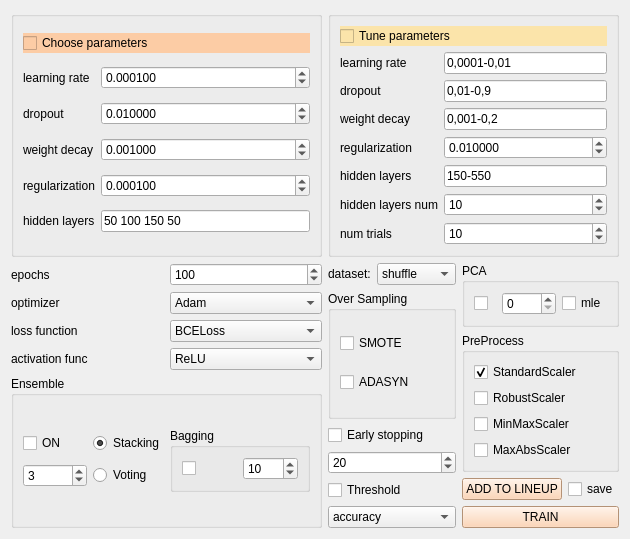
<?xml version="1.0" encoding="UTF-8"?>
<ui version="4.0">
 <class>TorchClassifierForm</class>
 <widget class="QWidget" name="TorchClassifierForm">
  <property name="geometry">
   <rect>
    <x>0</x>
    <y>0</y>
    <width>630</width>
    <height>502</height>
   </rect>
  </property>
  <property name="windowTitle">
   <string>TorchNNClassifier</string>
  </property>
  <property name="styleSheet">
   <string notr="true"/>
  </property>
  <layout class="QGridLayout" name="gridLayout_8">
   <item row="0" column="0">
    <widget class="QGroupBox" name="groupBox">
     <property name="title">
      <string/>
     </property>
     <layout class="QGridLayout" name="gridLayout">
      <item row="0" column="0" colspan="2">
       <widget class="QCheckBox" name="checkBox_choose_param">
        <property name="styleSheet">
         <string notr="true">background-color: rgb(252, 204, 165);</string>
        </property>
        <property name="text">
         <string>Choose parameters</string>
        </property>
       </widget>
      </item>
      <item row="1" column="0">
       <widget class="QLabel" name="label">
        <property name="toolTip">
         <string>Этот параметр контролирует размер шага, с которым обновляются веса модели во время обучения. Более высокая скорость обучения может привести к более быстрой сходимости, но также может вызвать перепрыгивание через оптимальное решение.</string>
        </property>
        <property name="text">
         <string>learning rate</string>
        </property>
       </widget>
      </item>
      <item row="1" column="1">
       <widget class="QDoubleSpinBox" name="doubleSpinBox_choose_lr">
        <property name="toolTip">
         <string>Этот параметр контролирует размер шага, с которым обновляются веса модели во время обучения. Более высокая скорость обучения может привести к более быстрой сходимости, но также может вызвать перепрыгивание через оптимальное решение.</string>
        </property>
        <property name="decimals">
         <number>6</number>
        </property>
        <property name="singleStep">
         <double>0.010000000000000</double>
        </property>
        <property name="value">
         <double>0.000100000000000</double>
        </property>
       </widget>
      </item>
      <item row="2" column="0">
       <widget class="QLabel" name="label_2">
        <property name="toolTip">
         <string>Это техника регуляризации, используемая для предотвращения переобучения. Она случайным образом отключает (обнуляет) определенный процент входных данных слоя во время обучения, делая модель более устойчивой.</string>
        </property>
        <property name="text">
         <string>dropout</string>
        </property>
       </widget>
      </item>
      <item row="2" column="1">
       <widget class="QDoubleSpinBox" name="doubleSpinBox_choose_dropout">
        <property name="toolTip">
         <string>Это техника регуляризации, используемая для предотвращения переобучения. Она случайным образом отключает (обнуляет) определенный процент входных данных слоя во время обучения, делая модель более устойчивой.</string>
        </property>
        <property name="decimals">
         <number>6</number>
        </property>
        <property name="singleStep">
         <double>0.010000000000000</double>
        </property>
        <property name="value">
         <double>0.010000000000000</double>
        </property>
       </widget>
      </item>
      <item row="3" column="0">
       <widget class="QLabel" name="label_3">
        <property name="toolTip">
         <string>&lt;html&gt;&lt;head/&gt;&lt;body&gt;&lt;p&gt;L2-регуляризация - добавляет штраф к функции потерь, побуждая модель изучать более мелкие веса и снижая риск переобучения.&lt;/p&gt;&lt;/body&gt;&lt;/html&gt;</string>
        </property>
        <property name="text">
         <string>weight decay</string>
        </property>
       </widget>
      </item>
      <item row="3" column="1">
       <widget class="QDoubleSpinBox" name="doubleSpinBox_choose_decay">
        <property name="toolTip">
         <string>&lt;html&gt;&lt;head/&gt;&lt;body&gt;&lt;p&gt;L2-регуляризация, это добавляет штраф к функции потерь, побуждая модель изучать более мелкие веса и снижая риск &lt;/p&gt;&lt;/body&gt;&lt;/html&gt;</string>
        </property>
        <property name="decimals">
         <number>6</number>
        </property>
        <property name="singleStep">
         <double>0.010000000000000</double>
        </property>
        <property name="value">
         <double>0.001000000000000</double>
        </property>
       </widget>
      </item>
      <item row="4" column="0">
       <widget class="QLabel" name="label_4">
        <property name="toolTip">
         <string>Этот гиперпараметр контролирует силу регуляризации, применяемой к весам модели, помогая предотвратить переобучение.</string>
        </property>
        <property name="text">
         <string>regularization</string>
        </property>
       </widget>
      </item>
      <item row="4" column="1">
       <widget class="QDoubleSpinBox" name="doubleSpinBox_choose_reagular">
        <property name="toolTip">
         <string>Этот гиперпараметр контролирует силу регуляризации, применяемой к весам модели, помогая предотвратить переобучение.</string>
        </property>
        <property name="decimals">
         <number>6</number>
        </property>
        <property name="singleStep">
         <double>0.010000000000000</double>
        </property>
        <property name="value">
         <double>0.000100000000000</double>
        </property>
       </widget>
      </item>
      <item row="5" column="0">
       <widget class="QLabel" name="label_5">
        <property name="toolTip">
         <string>количество и размер скрытых слоев в нейронной сети.</string>
        </property>
        <property name="text">
         <string extracomment="50 100 50">hidden layers</string>
        </property>
       </widget>
      </item>
      <item row="5" column="1">
       <widget class="QLineEdit" name="lineEdit_choose_layers">
        <property name="toolTip">
         <string>количество и размер скрытых слоев в нейронной сети.</string>
        </property>
        <property name="text">
         <string>50 100 150 50</string>
        </property>
       </widget>
      </item>
     </layout>
    </widget>
   </item>
   <item row="0" column="1" colspan="2">
    <widget class="QGroupBox" name="groupBox_2">
     <property name="title">
      <string/>
     </property>
     <layout class="QGridLayout" name="gridLayout_2">
      <item row="0" column="0" colspan="2">
       <widget class="QCheckBox" name="checkBox_tune_param">
        <property name="styleSheet">
         <string notr="true">background-color: rgb(251, 228, 170);</string>
        </property>
        <property name="text">
         <string>Tune parameters</string>
        </property>
       </widget>
      </item>
      <item row="1" column="0">
       <widget class="QLabel" name="label_7">
        <property name="toolTip">
         <string extracomment="0,001-0,1">Этот параметр контролирует размер шага, с которым обновляются веса модели во время обучения. Более высокая скорость обучения может привести к более быстрой сходимости, но также может вызвать перепрыгивание через оптимальное решение.</string>
        </property>
        <property name="text">
         <string extracomment="0.1-0.0001">learning rate</string>
        </property>
       </widget>
      </item>
      <item row="1" column="1">
       <widget class="QLineEdit" name="lineEdit_tune_lr">
        <property name="toolTip">
         <string>Этот параметр контролирует размер шага, с которым обновляются веса модели во время обучения. Более высокая скорость обучения может привести к более быстрой сходимости, но также может вызвать перепрыгивание через оптимальное решение.</string>
        </property>
        <property name="text">
         <string>0,0001-0,01</string>
        </property>
       </widget>
      </item>
      <item row="2" column="0">
       <widget class="QLabel" name="label_8">
        <property name="toolTip">
         <string>Это техника регуляризации, используемая для предотвращения переобучения. Она случайным образом отключает (обнуляет) определенный процент входных данных слоя во время обучения, делая модель более устойчивой.</string>
        </property>
        <property name="text">
         <string extracomment="0.1-0.0001">dropout</string>
        </property>
       </widget>
      </item>
      <item row="2" column="1">
       <widget class="QLineEdit" name="lineEdit_tune_dropout">
        <property name="toolTip">
         <string>Это техника регуляризации, используемая для предотвращения переобучения. Она случайным образом отключает (обнуляет) определенный процент входных данных слоя во время обучения, делая модель более устойчивой.</string>
        </property>
        <property name="text">
         <string>0,01-0,9</string>
        </property>
       </widget>
      </item>
      <item row="3" column="0">
       <widget class="QLabel" name="label_6">
        <property name="toolTip">
         <string>&lt;html&gt;&lt;head/&gt;&lt;body&gt;&lt;p&gt;L2-регуляризация - добавляет штраф к функции потерь, побуждая модель изучать более мелкие веса и снижая риск переобучения.&lt;/p&gt;&lt;/body&gt;&lt;/html&gt;</string>
        </property>
        <property name="text">
         <string extracomment="0.1-0.0001">weight decay</string>
        </property>
       </widget>
      </item>
      <item row="3" column="1">
       <widget class="QLineEdit" name="lineEdit_tune_decay">
        <property name="toolTip">
         <string>&lt;html&gt;&lt;head/&gt;&lt;body&gt;&lt;p&gt;L2-регуляризация - добавляет штраф к функции потерь, побуждая модель изучать более мелкие веса и снижая риск переобучения.&lt;/p&gt;&lt;/body&gt;&lt;/html&gt;</string>
        </property>
        <property name="text">
         <string>0,001-0,2</string>
        </property>
       </widget>
      </item>
      <item row="4" column="0">
       <widget class="QLabel" name="label_9">
        <property name="toolTip">
         <string>Этот гиперпараметр контролирует силу регуляризации, применяемой к весам модели, помогая предотвратить переобучение.</string>
        </property>
        <property name="text">
         <string>regularization</string>
        </property>
       </widget>
      </item>
      <item row="4" column="1">
       <widget class="QDoubleSpinBox" name="doubleSpinBox_tune_regular">
        <property name="toolTip">
         <string>Этот гиперпараметр контролирует силу регуляризации, применяемой к весам модели, помогая предотвратить переобучение.</string>
        </property>
        <property name="decimals">
         <number>6</number>
        </property>
        <property name="singleStep">
         <double>0.010000000000000</double>
        </property>
        <property name="value">
         <double>0.010000000000000</double>
        </property>
       </widget>
      </item>
      <item row="5" column="0">
       <widget class="QLabel" name="label_10">
        <property name="text">
         <string extracomment="number of layers">hidden layers</string>
        </property>
       </widget>
      </item>
      <item row="5" column="1">
       <widget class="QLineEdit" name="lineEdit_tune_layers">
        <property name="text">
         <string>150-550</string>
        </property>
       </widget>
      </item>
      <item row="6" column="0">
       <widget class="QLabel" name="label_15">
        <property name="text">
         <string extracomment="number of layers">hidden layers num</string>
        </property>
       </widget>
      </item>
      <item row="6" column="1">
       <widget class="QSpinBox" name="spinBox_layers_num">
        <property name="value">
         <number>10</number>
        </property>
       </widget>
      </item>
      <item row="7" column="0">
       <widget class="QLabel" name="label_16">
        <property name="toolTip">
         <string>Количество циклов обучения или итераций, которые необходимо выполнить.</string>
        </property>
        <property name="text">
         <string extracomment="number of layers">num trials</string>
        </property>
       </widget>
      </item>
      <item row="7" column="1">
       <widget class="QSpinBox" name="spinBox_trials">
        <property name="value">
         <number>10</number>
        </property>
       </widget>
      </item>
     </layout>
    </widget>
   </item>
   <item row="1" column="1">
    <layout class="QGridLayout" name="gridLayout_6">
     <item row="0" column="0">
      <layout class="QGridLayout" name="gridLayout_4">
       <item row="0" column="0">
        <widget class="QLabel" name="label_14">
         <property name="text">
          <string>dataset:</string>
         </property>
        </widget>
       </item>
       <item row="0" column="1">
        <widget class="QComboBox" name="comboBox_dataset">
         <item>
          <property name="text">
           <string>shuffle</string>
          </property>
         </item>
         <item>
          <property name="text">
           <string>well split</string>
          </property>
         </item>
        </widget>
       </item>
      </layout>
     </item>
     <item row="5" column="0">
      <widget class="QCheckBox" name="checkBox_threshold">
       <property name="toolTip">
        <string>&lt;html&gt;&lt;head/&gt;&lt;body&gt;&lt;p&gt;Этот параметр определяет порог, при котором прогнозы модели считаются положительными или отрицательными. &lt;/p&gt;&lt;p&gt;Например, если порог установлен на 0,5, то все прогнозы, превышающие 0,5, будут классифицированы как положительные, а остальные - как отрицательные.&lt;/p&gt;&lt;/body&gt;&lt;/html&gt;</string>
       </property>
       <property name="text">
        <string>Threshold</string>
       </property>
      </widget>
     </item>
     <item row="3" column="0">
      <widget class="QCheckBox" name="checkBox_early_stop">
       <property name="toolTip">
        <string>&lt;p&gt;Эта опция позволяет автоматически останавливать обучение, когда производительность модели на проверочном наборе данных перестает улучшаться. Это помогает предотвратить переобучение.&lt;/p&gt;</string>
       </property>
       <property name="text">
        <string>Early stopping</string>
       </property>
      </widget>
     </item>
     <item row="6" column="0">
      <widget class="QComboBox" name="comboBox_threshold">
       <property name="toolTip">
        <string>&lt;html&gt;&lt;head/&gt;&lt;body&gt;&lt;p&gt;&lt;span style=&quot; font-weight:600;&quot;&gt;Accuracy&lt;/span&gt;: Найти индекс порога, максимизирующего точность (TPR + TNR)&lt;/p&gt;&lt;p&gt;&lt;span style=&quot; font-weight:600;&quot;&gt;Sensitivity&lt;/span&gt;: Найти индекс порога, максимизирующего чувствительность (TPR)&lt;/p&gt;&lt;p&gt;&lt;span style=&quot; font-weight:600;&quot;&gt;Specificity:&lt;/span&gt; Найти индекс порога, максимизирующего специфичность (TNR)&lt;/p&gt;&lt;/body&gt;&lt;/html&gt;</string>
       </property>
       <item>
        <property name="text">
         <string>accuracy</string>
        </property>
       </item>
       <item>
        <property name="text">
         <string>sensitivity</string>
        </property>
       </item>
       <item>
        <property name="text">
         <string>specificity</string>
        </property>
       </item>
      </widget>
     </item>
     <item row="4" column="0">
      <widget class="QSpinBox" name="spinBox_stop_patience">
       <property name="maximum">
        <number>100</number>
       </property>
       <property name="value">
        <number>20</number>
       </property>
      </widget>
     </item>
     <item row="2" column="0">
      <widget class="QGroupBox" name="groupBox_14">
       <property name="title">
        <string>Over Sampling</string>
       </property>
       <layout class="QGridLayout" name="gridLayout_31">
        <item row="0" column="0">
         <widget class="QCheckBox" name="checkBox_smote">
          <property name="text">
           <string>SMOTE</string>
          </property>
         </widget>
        </item>
        <item row="1" column="0">
         <widget class="QCheckBox" name="checkBox_adasyn">
          <property name="text">
           <string>ADASYN</string>
          </property>
         </widget>
        </item>
       </layout>
      </widget>
     </item>
    </layout>
   </item>
   <item row="1" column="2">
    <layout class="QGridLayout" name="gridLayout_7">
     <item row="2" column="0">
      <widget class="QPushButton" name="pushButton_lineup">
       <property name="styleSheet">
        <string notr="true">background-color: rgb(252, 204, 165);</string>
       </property>
       <property name="text">
        <string>ADD TO LINEUP</string>
       </property>
      </widget>
     </item>
     <item row="3" column="0" colspan="2">
      <widget class="QPushButton" name="pushButton_train">
       <property name="styleSheet">
        <string notr="true">background-color: rgb(252, 204, 165);</string>
       </property>
       <property name="text">
        <string>TRAIN</string>
       </property>
      </widget>
     </item>
     <item row="2" column="1">
      <widget class="QCheckBox" name="checkBox_save_model">
       <property name="enabled">
        <bool>true</bool>
       </property>
       <property name="text">
        <string>save</string>
       </property>
      </widget>
     </item>
     <item row="0" column="0" colspan="2">
      <widget class="QGroupBox" name="groupBox_11">
       <property name="title">
        <string>PCA</string>
       </property>
       <layout class="QGridLayout" name="gridLayout_9">
        <item row="0" column="1">
         <widget class="QSpinBox" name="spinBox_pca">
          <property name="maximum">
           <number>1000</number>
          </property>
         </widget>
        </item>
        <item row="0" column="0">
         <widget class="QCheckBox" name="checkBox_pca">
          <property name="text">
           <string/>
          </property>
         </widget>
        </item>
        <item row="0" column="2">
         <widget class="QCheckBox" name="checkBox_pca_mle">
          <property name="text">
           <string>mle</string>
          </property>
         </widget>
        </item>
       </layout>
      </widget>
     </item>
     <item row="1" column="0" colspan="2">
      <widget class="QGroupBox" name="groupBox_17">
       <property name="title">
        <string>PreProcess</string>
       </property>
       <layout class="QGridLayout" name="gridLayout_36">
        <item row="0" column="0">
         <layout class="QGridLayout" name="gridLayout_30">
          <item row="0" column="0">
           <widget class="QCheckBox" name="checkBox_stdscaler">
            <property name="text">
             <string>StandardScaler</string>
            </property>
            <property name="checked">
             <bool>true</bool>
            </property>
           </widget>
          </item>
          <item row="1" column="0">
           <widget class="QCheckBox" name="checkBox_robscaler">
            <property name="text">
             <string>RobustScaler</string>
            </property>
           </widget>
          </item>
          <item row="2" column="0">
           <widget class="QCheckBox" name="checkBox_mnmxscaler">
            <property name="text">
             <string>MinMaxScaler</string>
            </property>
           </widget>
          </item>
          <item row="3" column="0">
           <widget class="QCheckBox" name="checkBox_mxabsscaler">
            <property name="text">
             <string>MaxAbsScaler</string>
            </property>
           </widget>
          </item>
         </layout>
        </item>
       </layout>
      </widget>
     </item>
    </layout>
   </item>
   <item row="1" column="0">
    <layout class="QVBoxLayout" name="verticalLayout">
     <item>
      <layout class="QGridLayout" name="gridLayout_5">
       <item row="3" column="1">
        <widget class="QComboBox" name="comboBox_activation_func">
         <property name="toolTip">
          <string>&lt;p&gt;Функция активации, используемая в скрытых слоях нейронной сети&lt;/p&gt;
&lt;ul&gt;&lt;li&gt;&lt;b&gt;ReLU&lt;/b&gt; является отличным выбором по умолчанию и хорошо работает во многих случаях &lt;i&gt;(возвращает значение x, если x больше 0, и 0 в противном случае)&lt;i/&gt;.&lt;/li&gt;
&lt;li&gt;&lt;b&gt;Sigmoid&lt;/b&gt; лучше всего подходит для двоичной классификации, где необходимо получить вероятностные прогнозы &lt;i&gt;(S-образная функция, которая отображает входные значения в диапазон от 0 до 1)&lt;/i&gt;.&lt;/li&gt;
&lt;li&gt;&lt;b&gt;Tanh&lt;/b&gt; может быть предпочтительнее, чем sigmoid, когда требуется, чтобы выходы были центрированы вокруг нуля &lt;i&gt;(похожая на сигмоид функция, но она отображает входные значения в диапазон от -1 до 1)&lt;/i&gt;. &lt;/li&gt;&lt;/ul&gt;</string>
         </property>
         <item>
          <property name="text">
           <string>ReLU</string>
          </property>
         </item>
         <item>
          <property name="text">
           <string>Sigmoid</string>
          </property>
         </item>
         <item>
          <property name="text">
           <string>Tanh</string>
          </property>
         </item>
        </widget>
       </item>
       <item row="0" column="1">
        <widget class="QSpinBox" name="spinBox_epochs">
         <property name="toolTip">
          <string>Количество раз, когда вся обучающая выборка проходит через модель во время обучения.</string>
         </property>
         <property name="maximum">
          <number>10000</number>
         </property>
         <property name="value">
          <number>100</number>
         </property>
        </widget>
       </item>
       <item row="0" column="0">
        <widget class="QLabel" name="label_11">
         <property name="toolTip">
          <string>Количество раз, когда вся обучающая выборка проходит через модель во время обучения.</string>
         </property>
         <property name="text">
          <string>epochs</string>
         </property>
        </widget>
       </item>
       <item row="2" column="0">
        <widget class="QLabel" name="label_13">
         <property name="toolTip">
          <string>&lt;html&gt;&lt;head/&gt;&lt;body&gt;&lt;p&gt;Функция, используемая для вычисления ошибки между предсказаниями и истинными метками:&lt;/p&gt;&lt;p&gt;&lt;span style=&quot; font-weight:600;&quot;&gt;BCELoss (Binary Cross-Entropy Loss)&lt;/span&gt;: Это функция потерь, используемая для задач двоичной классификации&lt;/p&gt;&lt;p&gt;&lt;span style=&quot; font-weight:600;&quot;&gt;BCEWithLogitsLoss&lt;/span&gt;: Этот вариант функции потерь объединяет вычисление двоичной перекрестной энтропии с применением сигмоидной активации на выходном слое. &lt;/p&gt;&lt;p&gt;&lt;span style=&quot; font-weight:600;&quot;&gt;CrossEntropyLoss&lt;/span&gt;: Эта функция потерь используется для задач многоклассовой классификации, где выходы модели должны быть вероятностями принадлежности к каждому классу.&lt;/p&gt;</string>
         </property>
         <property name="text">
          <string>loss function</string>
         </property>
        </widget>
       </item>
       <item row="2" column="1">
        <widget class="QComboBox" name="comboBox_loss">
         <property name="toolTip">
          <string>&lt;html&gt;&lt;head/&gt;&lt;body&gt;&lt;p&gt;Функция, используемая для вычисления ошибки между предсказаниями и истинными метками:&lt;/p&gt;&lt;p&gt;&lt;span style=&quot; font-weight:600;&quot;&gt;BCELoss (Binary Cross-Entropy Loss)&lt;/span&gt;: Это функция потерь, используемая для задач двоичной классификации&lt;/p&gt;&lt;p&gt;&lt;span style=&quot; font-weight:600;&quot;&gt;BCEWithLogitsLoss&lt;/span&gt;: Этот вариант функции потерь объединяет вычисление двоичной перекрестной энтропии с применением сигмоидной активации на выходном слое. &lt;/p&gt;&lt;p&gt;&lt;span style=&quot; font-weight:600;&quot;&gt;CrossEntropyLoss&lt;/span&gt;: Эта функция потерь используется для задач многоклассовой классификации, где выходы модели должны быть вероятностями принадлежности к каждому классу.&lt;/p&gt;</string>
         </property>
         <item>
          <property name="text">
           <string>BCELoss</string>
          </property>
         </item>
         <item>
          <property name="text">
           <string>BCEWithLogitsLoss</string>
          </property>
         </item>
         <item>
          <property name="text">
           <string>CrossEntropy</string>
          </property>
         </item>
        </widget>
       </item>
       <item row="3" column="0">
        <widget class="QLabel" name="label_17">
         <property name="toolTip">
          <string>&lt;p&gt;Функция активации, используемая в скрытых слоях нейронной сети&lt;/p&gt;
&lt;ul&gt;&lt;li&gt;&lt;b&gt;ReLU&lt;/b&gt; является отличным выбором по умолчанию и хорошо работает во многих случаях &lt;i&gt;(возвращает значение x, если x больше 0, и 0 в противном случае)&lt;i/&gt;.&lt;/li&gt;
&lt;li&gt;&lt;b&gt;Sigmoid&lt;/b&gt; лучше всего подходит для двоичной классификации, где необходимо получить вероятностные прогнозы &lt;i&gt;(S-образная функция, которая отображает входные значения в диапазон от 0 до 1)&lt;/i&gt;.&lt;/li&gt;
&lt;li&gt;&lt;b&gt;Tanh&lt;/b&gt; может быть предпочтительнее, чем sigmoid, когда требуется, чтобы выходы были центрированы вокруг нуля &lt;i&gt;(похожая на сигмоид функция, но она отображает входные значения в диапазон от -1 до 1)&lt;/i&gt;. &lt;/li&gt;&lt;/ul&gt;</string>
         </property>
         <property name="text">
          <string>activation func</string>
         </property>
        </widget>
       </item>
       <item row="1" column="1">
        <widget class="QComboBox" name="comboBox_optimizer">
         <property name="toolTip">
          <string>&lt;p&gt;Алгоритм оптимизации:&lt;/p&gt;
&lt;p&gt;Adam показывает хорошие результаты во многих случаях и является удачным выбором по умолчанию.&lt;/p&gt;
&lt;p&gt;SGD может быть полезен, если вы работаете с очень большими наборами данных.&lt;/p&gt;
&lt;p&gt;L-BFGS может быть целесообразен, если у вас небольшое количество параметров и вам необходима высокая точность.&lt;/p&gt;</string>
         </property>
         <item>
          <property name="text">
           <string>Adam</string>
          </property>
         </item>
         <item>
          <property name="text">
           <string>SGD</string>
          </property>
         </item>
         <item>
          <property name="text">
           <string>LBFGS</string>
          </property>
         </item>
        </widget>
       </item>
       <item row="1" column="0">
        <widget class="QLabel" name="label_12">
         <property name="toolTip">
          <string>&lt;p&gt;Алгоритм оптимизации:&lt;/p&gt;
&lt;p&gt;Adam показывает хорошие результаты во многих случаях и является удачным выбором по умолчанию.&lt;/p&gt;
&lt;p&gt;SGD может быть полезен, если вы работаете с очень большими наборами данных.&lt;/p&gt;
&lt;p&gt;L-BFGS может быть целесообразен, если у вас небольшое количество параметров и вам необходима высокая точность.&lt;/p&gt;</string>
         </property>
         <property name="text">
          <string>optimizer</string>
         </property>
        </widget>
       </item>
      </layout>
     </item>
     <item>
      <widget class="QGroupBox" name="groupBox_3">
       <property name="title">
        <string>Ensemble</string>
       </property>
       <layout class="QGridLayout" name="gridLayout_3">
        <item row="0" column="2">
         <layout class="QGridLayout" name="gridLayout_10">
          <item row="0" column="0">
           <widget class="QCheckBox" name="checkBox_stack_vote">
            <property name="text">
             <string>ON</string>
            </property>
           </widget>
          </item>
          <item row="0" column="1">
           <widget class="QRadioButton" name="radioButton_stacking">
            <property name="text">
             <string>Stacking</string>
            </property>
            <property name="checked">
             <bool>true</bool>
            </property>
           </widget>
          </item>
          <item row="1" column="0">
           <widget class="QSpinBox" name="spinBox_models_num">
            <property name="value">
             <number>3</number>
            </property>
           </widget>
          </item>
          <item row="1" column="1">
           <widget class="QRadioButton" name="radioButton_voting">
            <property name="text">
             <string>Voting</string>
            </property>
           </widget>
          </item>
         </layout>
        </item>
        <item row="0" column="3">
         <widget class="QGroupBox" name="groupBox_16">
          <property name="title">
           <string>Bagging</string>
          </property>
          <layout class="QGridLayout" name="gridLayout_32">
           <item row="0" column="0">
            <widget class="QCheckBox" name="checkBox_bagging">
             <property name="text">
              <string/>
             </property>
            </widget>
           </item>
           <item row="0" column="1">
            <widget class="QSpinBox" name="spinBox_bagging">
             <property name="minimum">
              <number>5</number>
             </property>
             <property name="maximum">
              <number>1000</number>
             </property>
             <property name="value">
              <number>10</number>
             </property>
            </widget>
           </item>
          </layout>
         </widget>
        </item>
       </layout>
      </widget>
     </item>
    </layout>
   </item>
  </layout>
 </widget>
 <resources/>
 <connections/>
</ui>
